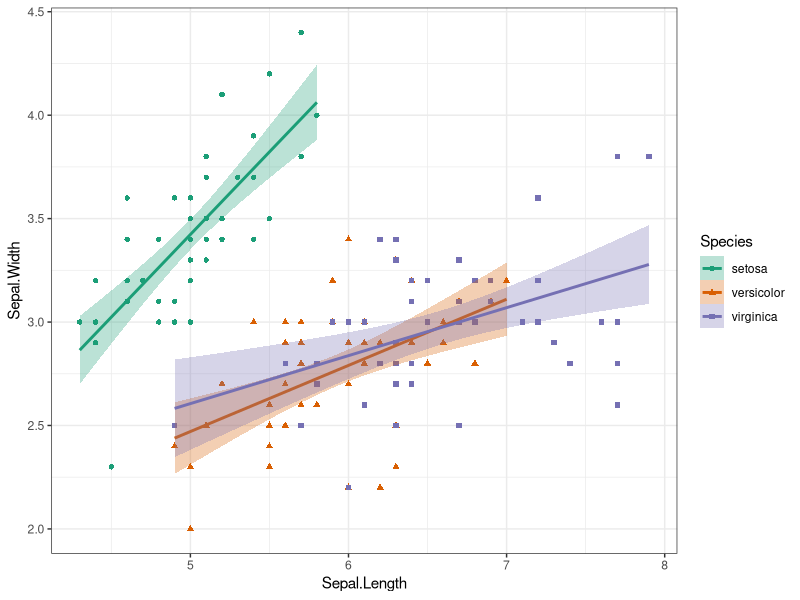

R code for this plot:
## ---- chunk 1
knitr::opts_chunk$set(collapse = TRUE)
## ---- chunk 2
library(tidyverse)
ggplot(data = iris, aes(x = Sepal.Length, y = Sepal.Width, color = Species, shape = Species, fill = Species)) +
  geom_point() +
  stat_smooth(alpha = 0.3, method = "lm") +
  scale_color_brewer(palette = "Dark2") +
  scale_fill_brewer(palette = "Dark2") +
  theme_bw()
